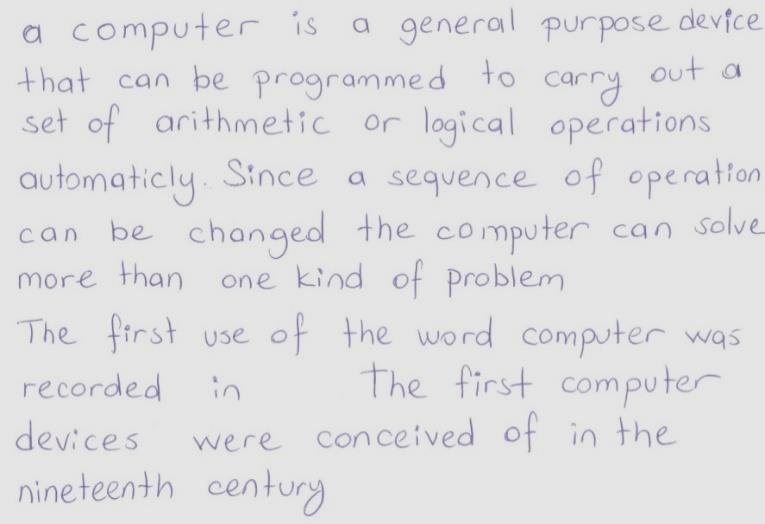
#> input picture src/ocr/src/samples/letter.jpg, 765 x 524 px
$ python -i preprocessing.py   (imports and definitions only)
#> lines starting #> are read from the running program, lines starting #| are printed output that depends on the picture
#> further down, picture is the input picture: shape (524, 765, 3); mean B, G, R 225.2, 223.8, 224
import logging
from dataclasses import dataclass
from typing import Optional

import cv2
import numpy as np
import numpy.typing as npt

logger = logging.getLogger(__name__)


@dataclass
class ProcessedImage:
    """Container for processed image and its metadata."""

    image: npt.NDArray
    angle: Optional[float] = None
    enhancement_applied: bool = False
    preprocessing_history: Optional[list[str]] = None

    def __post_init__(self):
        """Initialize preprocessing history if not provided."""
        if self.preprocessing_history is None:
            self.preprocessing_history = []


class ImagePreprocessor:
    """Handles all image preprocessing operations.

    This class provides methods to enhance image quality for better OCR results.
    Each method is designed to be independent and chainable.
    """

    @staticmethod
    def denoise(image: npt.NDArray) -> ProcessedImage:
        """Remove noise from image using Non-Local Means Denoising.

        Args:
            image: Input image as numpy array

        Returns:
            ProcessedImage: Processed image with metadata

        Raises:
            ValueError: If input image is invalid
        """
        try:
            if len(image.shape) == 3:
                denoised = cv2.fastNlMeansDenoisingColored(image, None, 10, 10, 7, 21)
            else:
                denoised = cv2.fastNlMeansDenoising(image, None, 10, 7, 21)

            return ProcessedImage(image=denoised, preprocessing_history=["denoise"])
        except Exception as e:
            logger.error(f"Error during denoising: {str(e)}")
            raise ValueError(f"Failed to denoise image: {str(e)}")

    @staticmethod
    def deskew(image: npt.NDArray) -> ProcessedImage:
        """Correct image skew by detecting and rotating to align text.

        Uses contour detection to find the dominant text angle and corrects it.

        Args:
            image: Input image as numpy array

        Returns:
            ProcessedImage: Deskewed image with rotation angle

        Raises:
            ValueError: If angle detection fails
        """
        try:
            # Convert to grayscale if needed
            if len(image.shape) == 3:
                gray = cv2.cvtColor(image, cv2.COLOR_BGR2GRAY)
            else:
                gray = image

            # Detect edges
            edges = cv2.Canny(gray, 50, 200, apertureSize=3)
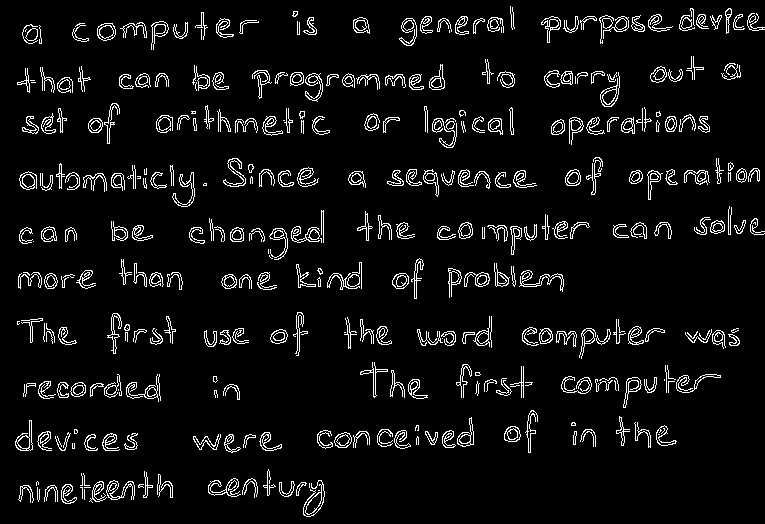
#> edges: shape (524, 765); 6% white in thin lines or dots
            lines = cv2.HoughLines(edges, 1, np.pi / 180, 100)
#> lines = 104 rows, first 8: [188, 1.55], [173, 1.57], [334, 1.57], [81, 1.55], [183, 1.57], [190, 1.55], [175, 1.57], [332, 1.57]

            if lines is None:
                logger.warning("No lines detected for deskewing")
                return ProcessedImage(image=image, angle=0)

            # Calculate dominant angle
            angles = []
            for _, theta in lines[0]:
                angle = theta * 180 / np.pi
                if angle < 45:
                    angles.append(angle)
                elif angle > 135:
                    angles.append(angle - 180)
#> this loop made 1 pass
#> (theta, angle) on pass 1: (1.55, 89)
#> after the loop, angles = []

            if not angles:
                return ProcessedImage(image=image, angle=0)

            median_angle = np.median(angles)

            # Rotate image
            (h, w) = image.shape[:2]
            center = (w // 2, h // 2)
            M = cv2.getRotationMatrix2D(center, median_angle, 1.0)
            rotated = cv2.warpAffine(
                image, M, (w, h), flags=cv2.INTER_CUBIC, borderMode=cv2.BORDER_REPLICATE
            )

            return ProcessedImage(
                image=rotated, angle=median_angle, preprocessing_history=["deskew"]
            )
        except Exception as e:
            logger.error(f"Error during deskewing: {str(e)}")
            raise ValueError(f"Failed to deskew image: {str(e)}")

>>> import cv2
>>> picture = cv2.imread('../samples/letter.jpg')
>>> result = ImagePreprocessor().deskew(picture)
